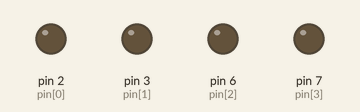
Simulated run of this sketch. Board: Arduino Uno, built with avr-gcc and run on an emulated ATmega328P. Shown: output pins drawn as LEDs (lit = HIGH).

Above: at 0.2 s.
At 1.2 s:
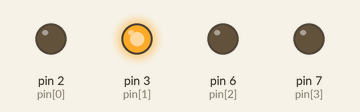
At 1.7 s:
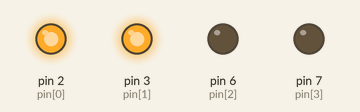
At 2.7 s:
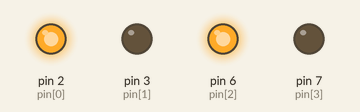
At 3.7 s:
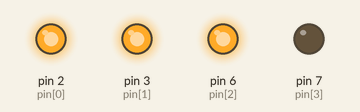
At 5.2 s:
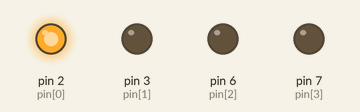
Timing chart, 0 to 5.9 s (numbered marks = the images above):
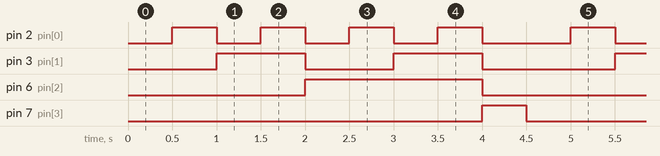

Measured:
- by itself, pin 2 (pin[0]): repeats every 4.5 s: 3 × (LOW 0.50 s, HIGH 0.50 s), LOW 1.0 s, HIGH 0.50 s
- by itself, pin 3 (pin[1]): repeats every 4.5 s: LOW 1.0 s, HIGH 1.0 s, LOW 1.5 s, HIGH 1.0 s
- by itself, pin 6 (pin[2]): alternates HIGH for 2.0 s and LOW for 2.5 s
- by itself, pin 7 (pin[3]): alternates HIGH for 0.50 s and LOW for 4.0 s

The sketch:

2_NumerosBinarios4Leds.ino
```cpp
/*
Creado por : Anthony Viteri
GitHub : https://github.com/AnthonyViteri/Arduino
*/
int pin[]={2,3,6,7}; //Declaramos una lista con los pines de los leds de salida
int delayt=500;
void setup() {
  for(int i=0;i<4;i++){//Declaramos pines de salida
    pinMode(pin[i],OUTPUT);
  }
}

void loop() {
  //0
  digitalWrite(pin[0],LOW);
  digitalWrite(pin[1],LOW);
  digitalWrite(pin[2],LOW);
  digitalWrite(pin[3],LOW);
  delay(delayt);
  //1
  digitalWrite(pin[0],HIGH);
  digitalWrite(pin[1],LOW);
  digitalWrite(pin[2],LOW);
  digitalWrite(pin[3],LOW);
  delay(delayt);
  //2
  digitalWrite(pin[0],LOW);
  digitalWrite(pin[1],HIGH);
  digitalWrite(pin[2],LOW);
  digitalWrite(pin[3],LOW);
  delay(delayt);
  //3
  digitalWrite(pin[0],HIGH);
  digitalWrite(pin[1],HIGH);
  digitalWrite(pin[2],LOW);
  digitalWrite(pin[3],LOW);
  delay(delayt);
  //4
  digitalWrite(pin[0],LOW);
  digitalWrite(pin[1],LOW);
  digitalWrite(pin[2],HIGH);
  digitalWrite(pin[3],LOW);
  delay(delayt);
  //5
  digitalWrite(pin[0],HIGH);
  digitalWrite(pin[1],LOW);
  digitalWrite(pin[2],HIGH);
  digitalWrite(pin[3],LOW);
  delay(delayt);
  //6
  digitalWrite(pin[0],LOW);
  digitalWrite(pin[1],HIGH);
  digitalWrite(pin[2],HIGH);
  digitalWrite(pin[3],LOW);
  delay(delayt);
  //7
  digitalWrite(pin[0],HIGH);
  digitalWrite(pin[1],HIGH);
  digitalWrite(pin[2],HIGH);
  digitalWrite(pin[3],LOW);
  delay(delayt);
  //8
  digitalWrite(pin[0],LOW);
  digitalWrite(pin[1],LOW);
  digitalWrite(pin[2],LOW);
  digitalWrite(pin[3],HIGH);
  delay(delayt);
}
```
